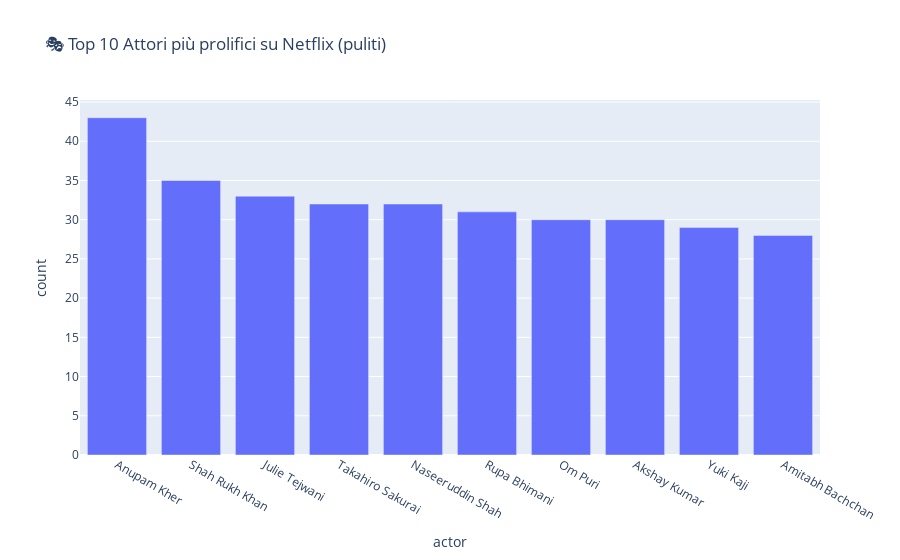

Source (notebook cell):
### Code cell
# Pulizia e conteggio attori
df['cast'] = df['cast'].fillna('')
cast_series = df['cast'].str.split(', ').explode()

# Tieni solo stringhe non vuote e con almeno una lettera
cast_series = cast_series[cast_series.str.strip() != '']
cast_series = cast_series[cast_series.str.contains(r'[A-Za-z]', na=False)]

# Conta e prendi i primi 10
actor_counts = cast_series.value_counts().reset_index()
actor_counts.columns = ['actor', 'count']
top_actors = actor_counts.head(10)

# Grafico
fig = px.bar(top_actors, x='actor', y='count',
             title='🎭 Top 10 Attori più prolifici su Netflix (puliti)')
fig.show()

### Figure 1 — Plotly figure (JSON) as saved in the notebook; plotly's stock layout.template omitted (floating-point values rounded to 4 significant figures)
{"data": [{"alignmentgroup": "True", "hovertemplate": "actor=%{x}<br>count=%{y}<extra></extra>", "legendgroup": "", "marker": {"color": "#636efa", "pattern": {"shape": ""}}, "name": "", "offsetgroup": "", "orientation": "v", "showlegend": false, "textposition": "auto", "type": "bar", "x": ["Anupam Kher", "Shah Rukh Khan", "Julie Tejwani", "Takahiro Sakurai", "Naseeruddin Shah", "Rupa Bhimani", "Om Puri", "Akshay Kumar", "Yuki Kaji", "Amitabh Bachchan"], "xaxis": "x", "y": [43, 35, 33, 32, 32, 31, 30, 30, 29, 28], "yaxis": "y"}], "layout": {"barmode": "relative", "legend": {"tracegroupgap": 0}, "title": {"text": "🎭 Top 10 Attori più prolifici su Netflix (puliti)"}, "xaxis": {"anchor": "y", "domain": [0, 1], "title": {"text": "actor"}}, "yaxis": {"anchor": "x", "domain": [0, 1], "title": {"text": "count"}}}}
